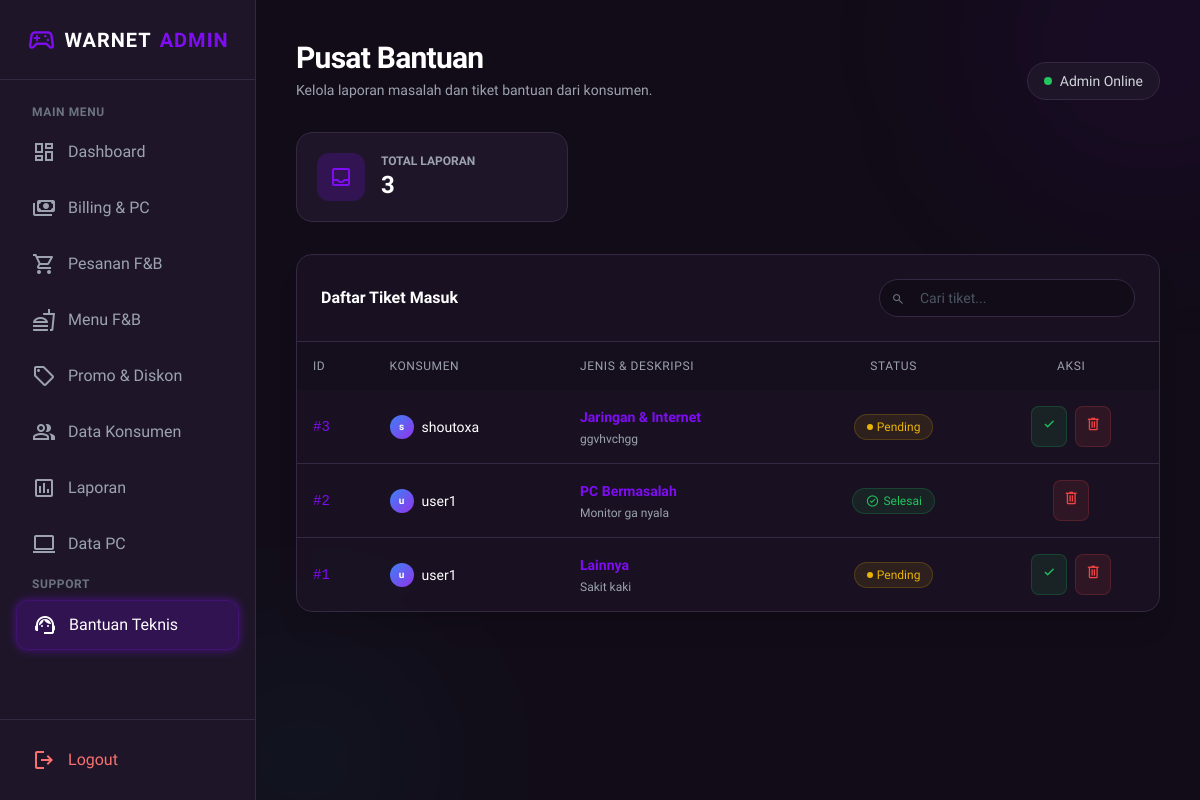
The page /pages/admin/bantuan.php (signed in) on the database its author committed.
### tables this page shows
CREATE TABLE `bantuan_teknis` (
  `id_bantuan` int(11) NOT NULL,
  `jenis_bantuan` varchar(100) DEFAULT NULL,
  `deskripsi` text DEFAULT NULL,
  `status` enum('menunggu','diproses','selesai') DEFAULT NULL,
  `id_konsumen` int(11) DEFAULT NULL
);

CREATE TABLE `konsumen` (
  `id_konsumen` int(11) NOT NULL,
  `username` varchar(50) DEFAULT NULL,
  `password` varchar(255) DEFAULT NULL,
  `email` varchar(100) DEFAULT NULL,
  `saldo` decimal(12,2) DEFAULT NULL
);

### pages/admin/bantuan.php (the view, shortened to what this page needs)
<?php
require_once '../../includes/config.php';
$query = $conn->query("
    SELECT bt.*, k.username AS nama_lengkap
    FROM bantuan_teknis bt
    JOIN konsumen k ON bt.id_konsumen = k.id_konsumen
    ORDER BY bt.id_bantuan DESC
");
?>
<!DOCTYPE html>
<html lang="en" class="dark">
<head>
    <script src="https://cdn.tailwindcss.com"></script>
</head>
<body class="bg-dark-bg text-gray-200 font-sans antialiased h-screen flex overflow-hidden">
    <?php include '../../includes/sidebar_admin.php'; ?>
    <main class="flex-1 flex flex-col h-screen overflow-hidden relative md:ml-64">
        <div class="absolute top-0 left-0 w-full h-full overflow-hidden pointer-events-none z-0">
            <div class="absolute bottom-[-10%] left-[-10%] w-[30%] h-[30%] bg-neon-cyan/5 rounded-full blur-[100px]"></div>
        </div>
        <div class="flex-1 overflow-y-auto p-6 md:p-10 z-10 scroll-smooth">
            <div class="flex justify-between items-end mb-8">
                <div>
                    <h2 class="text-3xl font-bold text-white tracking-tight">Pusat Bantuan</h2>
                    <p class="text-gray-400 mt-1 text-sm">Kelola laporan masalah dan tiket bantuan dari konsumen.</p>
                </div>
                <div class="hidden md:block">
                    <div class="px-4 py-2 bg-dark-surface rounded-full border border-dark-border flex items-center gap-2 text-sm text-gray-300">
                        <span class="w-2 h-2 rounded-full bg-green-500 animate-pulse"></span>
                        Admin Online
                    </div>
                </div>
            </div>
            <div class="grid grid-cols-1 md:grid-cols-3 gap-6 mb-8">
                <div class="bg-dark-surface border border-dark-border p-5 rounded-2xl flex items-center gap-4 hover:border-primary/50 transition-colors">
                    <div class="w-12 h-12 rounded-xl bg-primary/20 flex items-center justify-center text-primary">
                        <span class="material-symbols-outlined">inbox</span>
                    </div>
                    <div>
                        <p class="text-gray-400 text-xs uppercase font-semibold">Total Laporan</p>
                        <h3 class="text-2xl font-bold text-white">
                            <?php echo $query->num_rows; ?>
                        </h3>
                    </div>
                </div>
            </div>
            <div class="bg-dark-surface/60 backdrop-blur-xl border border-dark-border rounded-2xl overflow-hidden shadow-xl">
                <div class="p-6 border-b border-dark-border flex justify-between items-center">
                    <h3 class="font-semibold text-white">Daftar Tiket Masuk</h3>
                    <div class="relative hidden sm:block">
                        <span class="material-symbols-outlined absolute left-3 top-2.5 text-gray-500 text-sm">search</span>
                        <input type="text" placeholder="Cari tiket..." class="bg-dark-bg border border-dark-border text-white text-sm rounded-full pl-10 pr-4 py-2 focus:ring-1 focus:ring-primary outline-none placeholder-gray-600 transition-all w-64">
                    </div>
                </div>
                <div class="overflow-x-auto">
                    <table class="w-full text-left border-collapse">
                        <thead class="bg-dark-bg/50 text-gray-400 text-xs uppercase tracking-wider">
                            <tr>
                                <th class="p-4 font-medium">ID</th>
                                <th class="p-4 font-medium">Konsumen</th>
                                <th class="p-4 font-medium">Jenis & Deskripsi</th>
                                <th class="p-4 font-medium text-center">Status</th>
                                <th class="p-4 font-medium text-center">Aksi</th>
                            </tr>
                        </thead>
                        <tbody class="divide-y divide-dark-border text-sm text-gray-300">
                            <?php if ($query->num_rows > 0): ?>
                                <?php while ($row = $query->fetch_assoc()): ?>
                                    <tr class="hover:bg-primary/5 transition-colors group">
                                        <td class="p-4 font-mono text-primary">#<?= $row['id_bantuan']; ?></td>
                                        <td class="p-4 font-medium text-white">
                                            <div class="flex items-center gap-2">
                                                <div class="w-6 h-6 rounded-full bg-gradient-to-br from-blue-500 to-purple-600 flex items-center justify-center text-[10px] text-white font-bold">
                                                    <?= substr($row['nama_lengkap'], 0, 1); ?>
                                                </div>
                                                <?= htmlspecialchars($row['nama_lengkap']); ?>
                                            </div>
                                        </td>
                                        <td class="p-4">
                                            <div class="font-bold text-primary mb-1"><?= htmlspecialchars($row['jenis_bantuan']); ?></div>
                                            <div class="text-gray-400 text-xs"><?= htmlspecialchars($row['deskripsi']); ?></div>
                                        </td>
                                        <td class="p-4 text-center">
                                            <?php if ($row['status'] == 'menunggu'): ?>
                                                <span class="inline-flex items-center gap-1 px-3 py-1 rounded-full text-xs font-medium bg-yellow-500/10 text-yellow-500 border border-yellow-500/20">
                                                    <span class="w-1.5 h-1.5 rounded-full bg-yellow-500 animate-pulse"></span>
                                                    Pending
                                                </span>
                                            <?php else: ?>
                                                <span class="inline-flex items-center gap-1 px-3 py-1 rounded-full text-xs font-medium bg-green-500/10 text-green-500 border border-green-500/20">
                                                    <span class="material-symbols-outlined text-[14px]">check_circle</span>
                                                    Selesai
                                                </span>
                                            <?php endif; ?>
                                        </td>
                                        <td class="p-4 text-center">
                                            <div class="flex items-center justify-center gap-2">
                                                <?php if ($row['status'] == 'menunggu'): ?>
                                                    <a href="bantuan.php?action=selesai&id=<?= $row['id_bantuan']; ?>"
                                                        class="p-2 rounded-lg bg-green-500/10 text-green-500 hover:bg-green-500 hover:text-white transition-all border border-green-500/20"
                                                        title="Tandai Selesai">
                                                        <span class="material-symbols-outlined text-[18px]">done</span>
                                                    </a>
                                                <?php endif; ?>
                                                <a href="bantuan.php?action=hapus&id=<?= $row['id_bantuan']; ?>"
                                                    onclick="return confirm('Hapus laporan ini?')"
                                                    class="p-2 rounded-lg bg-red-500/10 text-red-500 hover:bg-red-500 hover:text-white transition-all border border-red-500/20"
                                                    title="Hapus">
                                                    <span class="material-symbols-outlined text-[18px]">delete</span>
                                                </a>
                                            </div>
                                        </td>
                                    </tr>
                                <?php endwhile; ?>
                            <?php endif; ?>
                        </tbody>
                    </table>
                </div>
            </div>
        </div>
    </main>
</body>
</html>

### includes/sidebar_admin.php (style rules this page uses)
main { animation: pageEnter 0.5s cubic-bezier(0.2, 0.8, 0.2, 1) forwards; }

### rows shown on the page
bantuan_teknis: id_bantuan "3", id_konsumen.username "s", id_konsumen.username "shoutoxa", jenis_bantuan "Jaringan & Internet", deskripsi "ggvhvchgg", status "menunggu" (drawn)
bantuan_teknis: id_bantuan "2", id_konsumen.username "u", id_konsumen.username "user1", jenis_bantuan "PC Bermasalah", deskripsi "Monitor ga nyala", status "selesai" (drawn)
bantuan_teknis: id_bantuan "1", id_konsumen.username "u", id_konsumen.username "user1", jenis_bantuan "Lainnya", deskripsi "Sakit kaki", status "menunggu" (drawn)

### other values the page prints
$query->num_rows "3"
